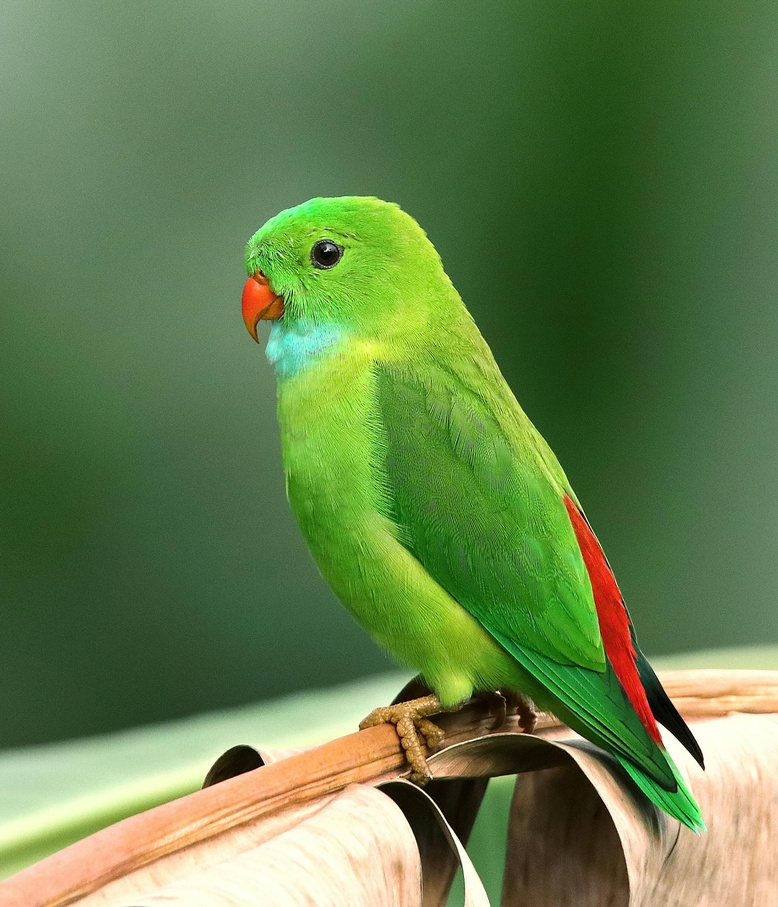
#> input picture Image Processing/photos/bird.jpg, 778 x 907 px, shrunk from 2250 x 2625 before the run, found by its file name
$ python Region_Growing_Algorithm.py
#> lines starting #> are read from the running program, lines starting #| are printed output that depends on the picture; after the words box and inside, x2 and y2 are one past the last pixel; in counts of white or black regions, pixels touching at a corner belong together
import cv2 as cv
import matplotlib.pyplot as plt
import numpy as np


def region_growing(image_path, seed_point, threshold):
#> called with image_path = 'photos/bird.jpg', seed_point = (100, 100), threshold = 10
    image = cv.imread(image_path, cv.IMREAD_GRAYSCALE)
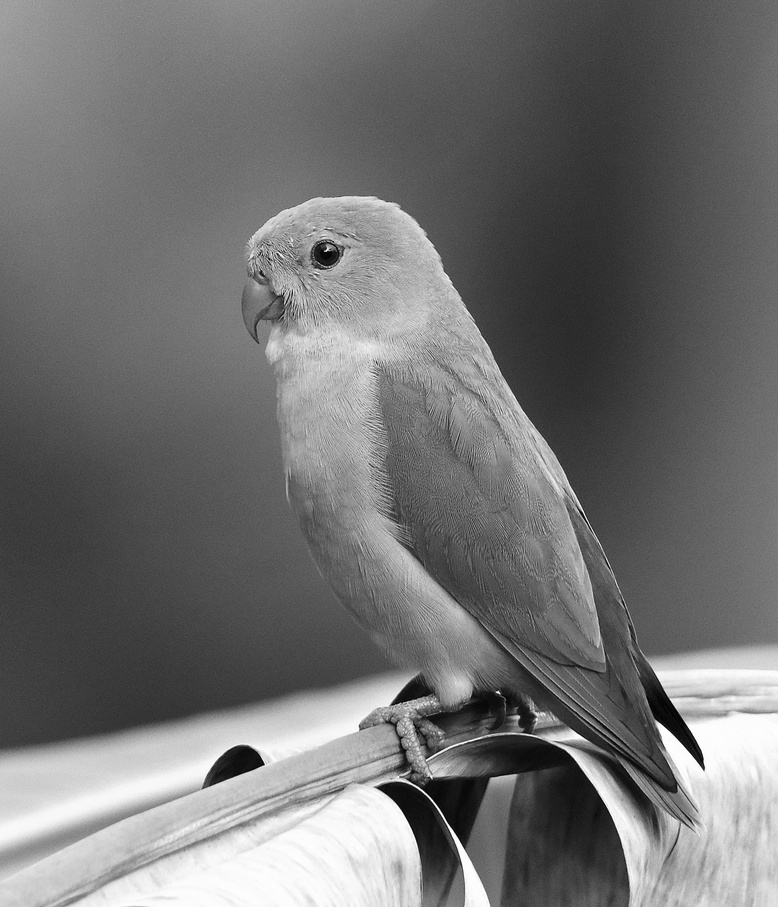
#> image: shape (907, 778); min 0, max 255, mean 113.4
    seed_value = image[seed_point]
#> seed_value = 122
    segmented_image = np.zeros_like(image)

    # Initialize stack with seed point
    stack = [seed_point]
    while stack:
        x, y = stack.pop()
        if segmented_image[x, y] == 0:
            segmented_image[x, y] = 255
            # Check neighbors
            for nx, ny in [(x - 1, y), (x + 1, y), (x, y - 1), (x, y + 1)]:
                if 0 <= nx < image.shape[0] and 0 <= ny < image.shape[1]:
                    if segmented_image[nx, ny] == 0 and abs(int(image[nx, ny]) - seed_value) <= threshold:
                        stack.append((nx, ny))

    return image, segmented_image

image_path = 'photos/bird.jpg'
seed_point = (100, 100)  # Adjust this point to be within the image
threshold = 10

original_image, segmented_image = region_growing(image_path, seed_point, threshold)
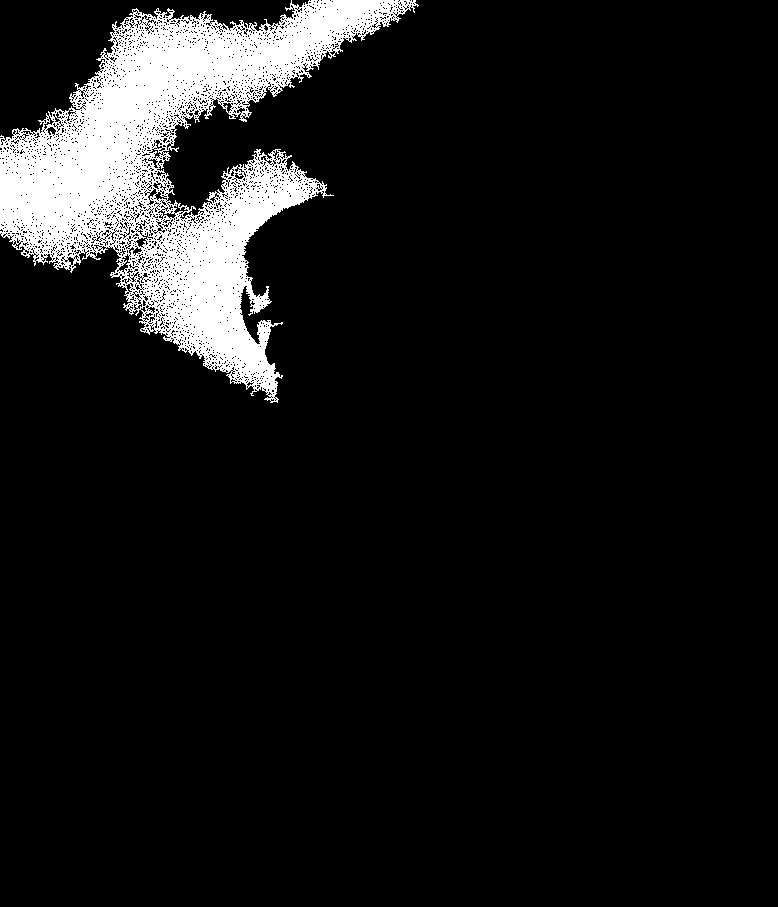
#> segmented_image: shape (907, 778); 8.6% white; 1 white region, box (x1, y1, x2, y2) and area: (0, 0, 419, 403) 60723

fig, axes = plt.subplots(1, 2, figsize=(12, 6))
axes[0].imshow(original_image, cmap='gray')
axes[0].set_title("Original Image")
axes[0].axis("off")
axes[1].imshow(segmented_image, cmap='gray')
axes[1].set_title("Region Grown Image")
axes[1].axis("off")
plt.show()
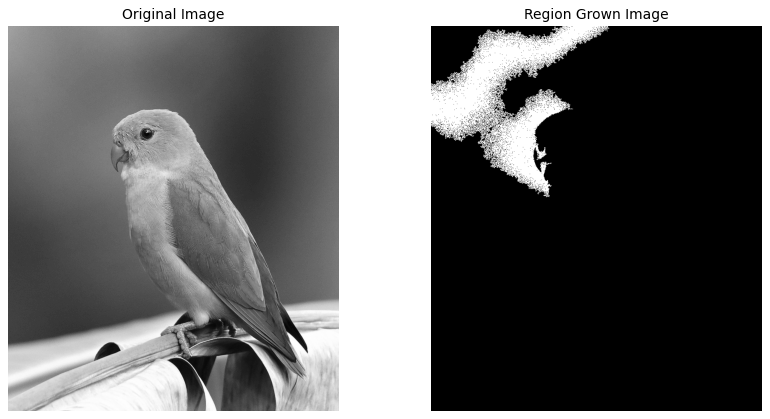
#> figure drawn by matplotlib, 2 panels

$ run again, with Image Processing/photos/3.jpg copied over Image Processing/photos/bird.jpg
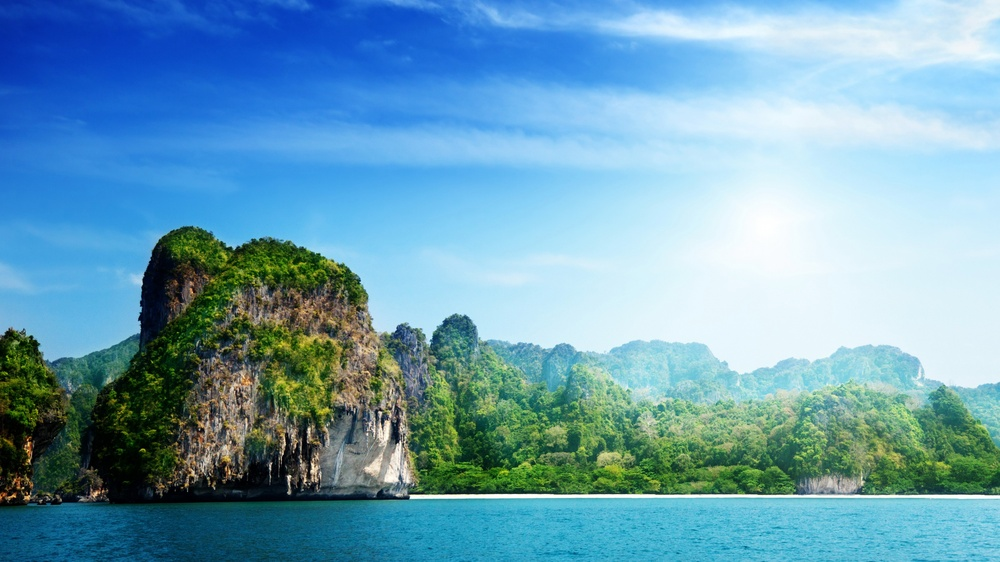
#> input picture Image Processing/photos/3.jpg, 1000 x 562 px, shrunk from 3840 x 2160 before the run, found by its file name
#> seed_value = 87
#> `original_image, segmented_image = region_growing(image_path, seed_poin..`:
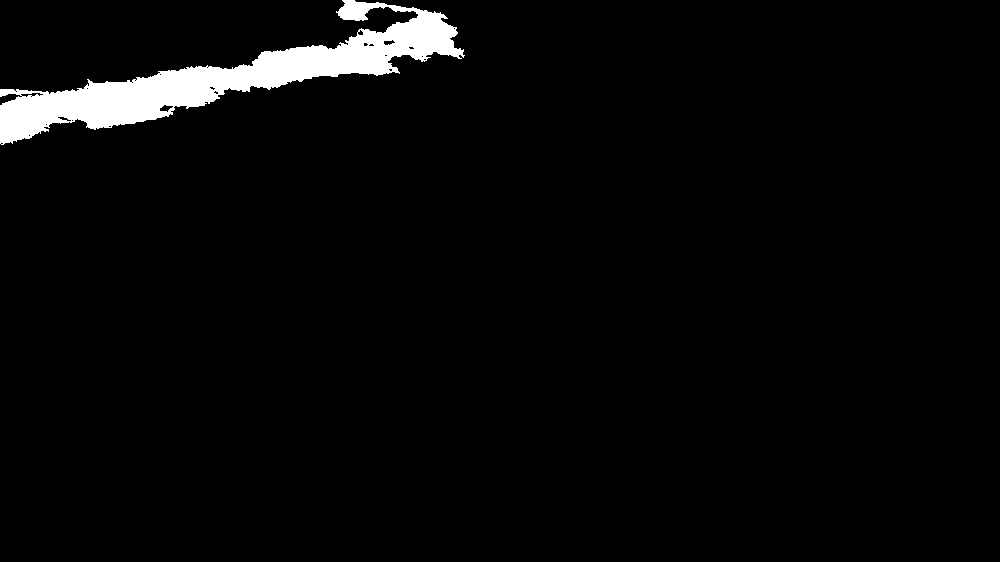
#> segmented_image: shape (562, 1000); 3.2% white; 1 white region, box (x1, y1, x2, y2) and area: (0, 0, 465, 145) 17845
#> `plt.show()`:
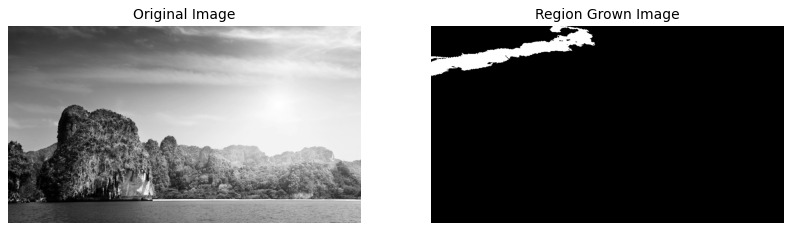
#> figure drawn by matplotlib, 2 panels
